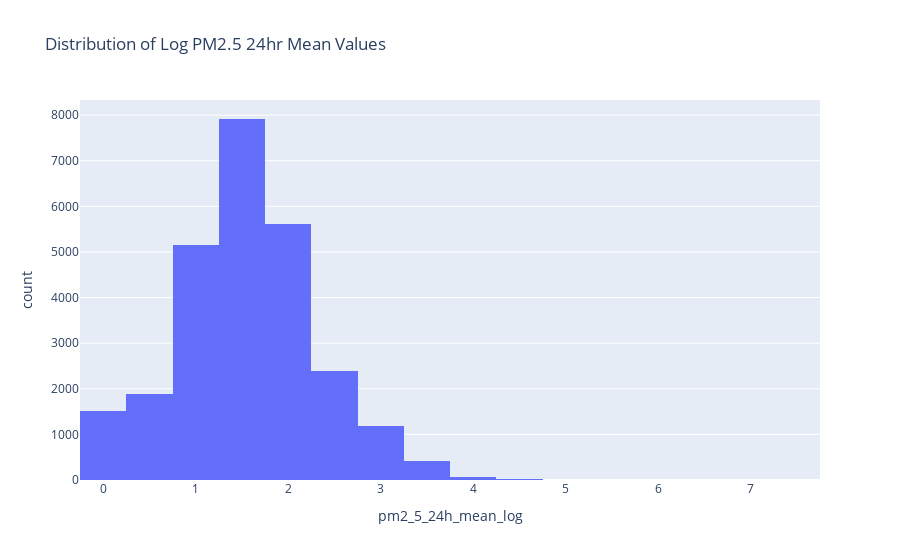

This figure's notebook cell:
### Code cell
import numpy as np

# Distribution of the pm2_5_24h_mean values
# Apply log transformation to the pm2_5_24h_mean values
unique_dates_filtered['pm2_5_24h_mean_log'] = unique_dates_filtered['pm2_5_24h_mean'].apply(lambda x: np.log(x + 1))
px.histogram(unique_dates_filtered, x='pm2_5_24h_mean_log', title='Distribution of Log PM2.5 24hr Mean Values', nbins=35).show()

### Figure 1 — Plotly figure (JSON) as saved in the notebook; plotly's stock layout.template omitted (floating-point values rounded to 4 significant figures; data arrays with more than 128 entries replaced by an {"elided": "..."} marker saying what was removed)
{"data": [{"alignmentgroup": "True", "bingroup": "x", "hovertemplate": "pm2_5_24h_mean_log=%{x}<br>count=%{y}<extra></extra>", "legendgroup": "", "marker": {"color": "#636efa", "pattern": {"shape": ""}}, "name": "", "nbinsx": 35, "offsetgroup": "", "orientation": "v", "showlegend": false, "type": "histogram", "x": {"elided": "27489 float values"}, "xaxis": "x", "yaxis": "y"}], "layout": {"barmode": "relative", "legend": {"tracegroupgap": 0}, "title": {"text": "Distribution of Log PM2.5 24hr Mean Values"}, "xaxis": {"anchor": "y", "domain": [0, 1], "title": {"text": "pm2_5_24h_mean_log"}}, "yaxis": {"anchor": "x", "domain": [0, 1], "title": {"text": "count"}}}}
